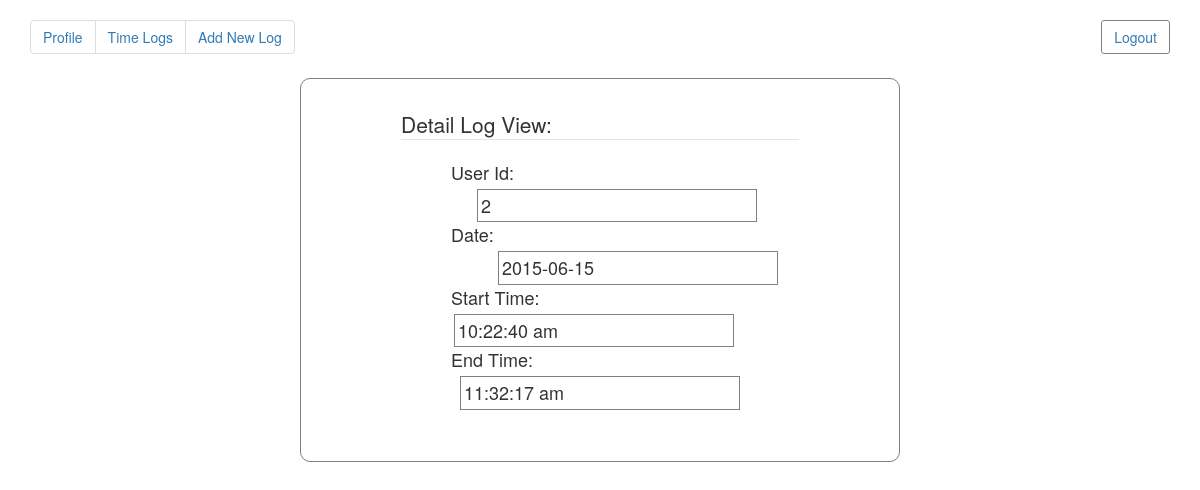
Screenshot of /detailview.php?record_id=16 (signed in) with the database file from the repository.
### tables this page shows
CREATE TABLE IF NOT EXISTS `time_logs` (
  `sl_no` int(11) NOT NULL AUTO_INCREMENT,
  `user_id` int(11) DEFAULT NULL,
  `dates` date DEFAULT NULL,
  `start_time` varchar(50) DEFAULT NULL,
  `end_time` varchar(50) DEFAULT NULL,
  PRIMARY KEY (`sl_no`)
);

### detailview.php (the view, shortened to what this page needs)
<?php
	if($_SESSION['user_name'] != ''){
		if($_GET['record_id'] != ''){
			$record_id = $_GET['record_id'];
		}else{
			$record_id = $_COOKIE['record_id'];
		}
		$result = mysql_query("SELECT * FROM `time_logs` WHERE sl_no = '$record_id'");
		$r = mysql_fetch_assoc($result);
?>
<!DOCTYPE html>
<html>
	<head>
	  <link rel="stylesheet" href="http://maxcdn.bootstrapcdn.com/bootstrap/3.3.4/css/bootstrap.min.css">
	</head>
	<body>
		<div class="container">
		  <ul class="pagination">
			<li><a href="homepage.php"> Profile </a></li>
			<li><a href="timelog.php"> Time Logs </a></li>
			<li><a href="addlog.php"> Add New Log</a></li>
		  </ul>
		  <button class="btn">
			<a href="logout.php"> Logout </a>
		  </button>
		</div>
		<div class="outside">
			<fieldset class="view">
				<legend> Detail Log View: </legend>
				<div class="field">
					User Id: <input type='text' class="txt" name='' value="<?php echo $r['user_id']; ?>" readonly style="margin-left:26px;">
				</div>
				<div class="field">
					Date: <input type='text' class="txt" name='' value="<?php echo $r['dates']; ?>" readonly style="margin-left:47px;">
				</div>
				<div class="field">
					Start Time: <input type='text' class="txt" name='' value="<?php echo $r['start_time']; ?>" readonly style="margin-left:3px;">
				</div>
				<div class="field">
					End Time: <input type='text' class="txt" name='' value="<?php echo $r['end_time']; ?>" readonly style="margin-left:9px;">
				</div>
				<br><br>
			</fieldset>
		</div>
	</body>
</html>
<?php
	}else{
		header('Location:login.php');
	}
?>

### detailview.php (style rules this page uses)
.view { margin-left:100px;margin-right:100px;margin-top: 30px;font-size:18px; }
.outside { border:1px solid gray;margin-left:300px;margin-right:300px;border-radius:10px; }
.field { margin-left:50px; }
.txt { padding:3px;border:1px solid gray;margin-top:3px;width:280px; }
.btn { float:right; margin-top:20px; border-radius:3px; background-color:white; border:1px solid gray; }

### rows the page displays
time_logs: user "2", dates "2015-06-15", start_time "10:22:40 am", end_time "11:32:17 am"
